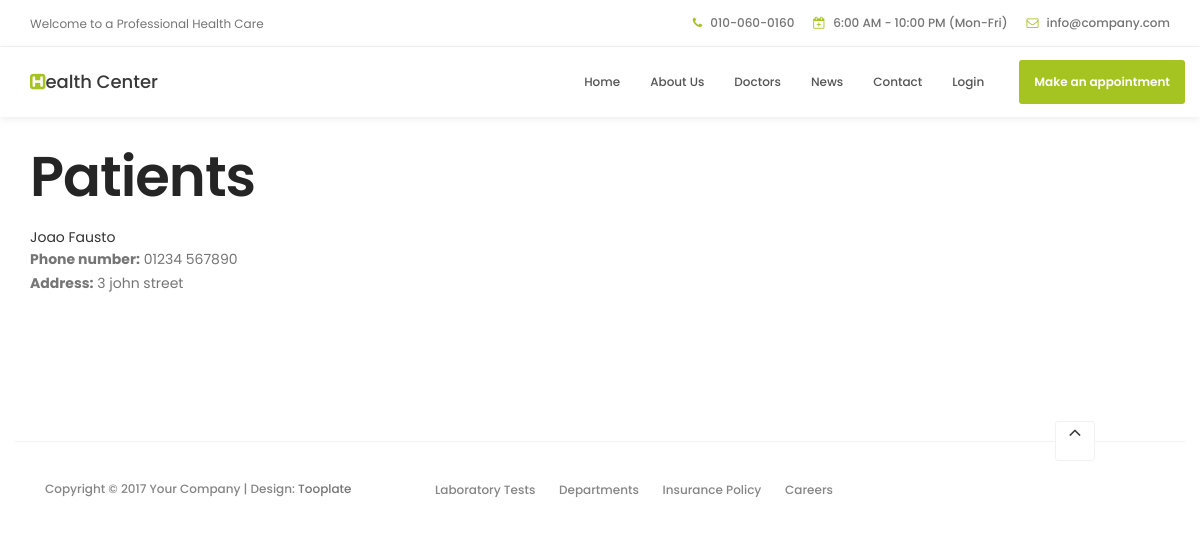
Before: /hospital/patients/ (signed in) with the older database file.
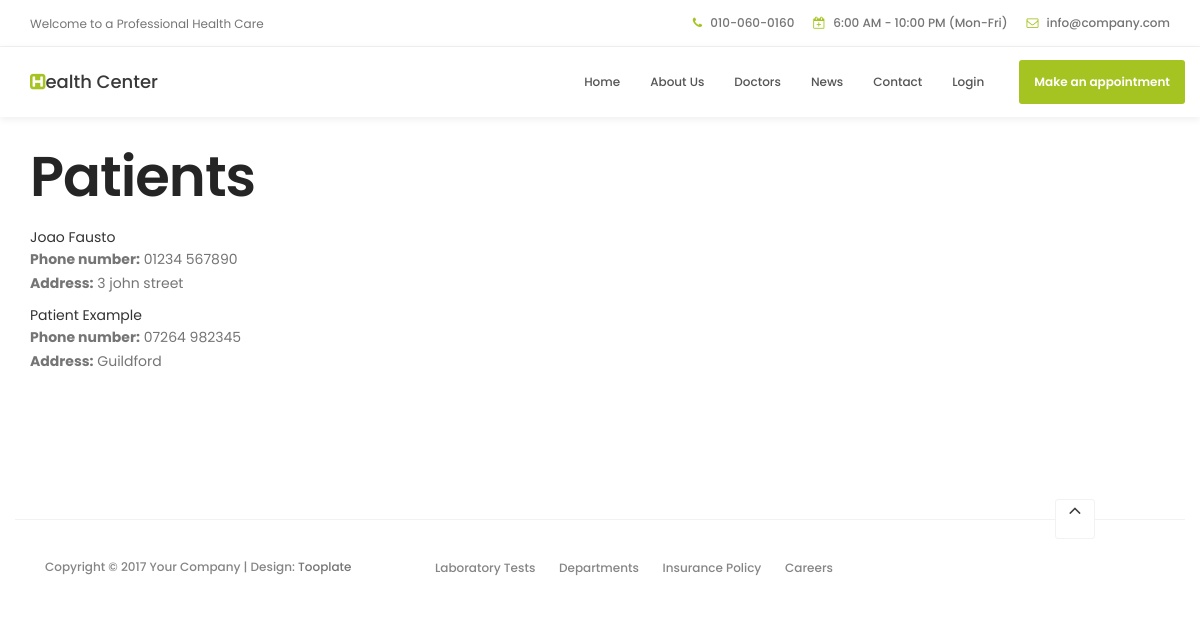
After: the same page with the newer database file.
### hospital/models.py (models this page shows, shortened)
class Patient(models.Model):
    user = models.OneToOneField(User, on_delete=models.CASCADE)
    address = models.CharField(max_length=40,null=True)
    phone = PhoneNumberField(null=True)
    image = models.ImageField(upload_to='hospital/static/hospital/profile_pics',null= True)
    description = models.CharField(max_length=500,null=True)
    assignedDoctorId = models.ForeignKey(Doctor, on_delete=models.CASCADE, null=True)
    admitDate = models.DateField(null=True)
    admitStatus = models.BooleanField(default=False)
    def __str__(self):
        return self.user.first_name + " " + self.user.last_name

### hospital/views.py (the view)
# urls.py: path('patients/', views.all_patients, name='patients'),
def all_patients(request):
    current_user = request.user
    if Doctor.objects.filter(user=current_user).exists():
        patient_list = Patient.objects.all()
        return render(request, 'hospital/patient_list.html',
            {'patient_list': patient_list})
    else:
        messages.info("ACCESS DENIED")
        return redirect("hospital:login")

### hospital/templates/hospital/patient_list.html
{% load static %}
<html lang="en">
<head>
     {% include "hospital/head.html" %}
</head>
<body id="top" data-spy="scroll" data-target=".navbar-collapse" data-offset="50">
    {% include "hospital/header.html" %}
    <div class="container">
        <h1>Patients</h1>
        {% for patient in patient_list %}
        <div class="card">
            <div class="card-header">
                {{ patient }}
            </div>
            <div class="card-body">
              <p class="card-text">
                <strong>Phone number:</strong> {{ patient.phone }}
                <br/>
                <strong>Address:</strong> {{ patient.address }}
                <br/>
              </p>
            </div>
          </div>
        {% endfor %}
    </div>
    {% include "hospital/footer_patients.html" %}
</body>
</html>

Changed rows visible on the page:
added Patient: user.last_name "Patient Example", phone "07264 982345", address "Guildford"
